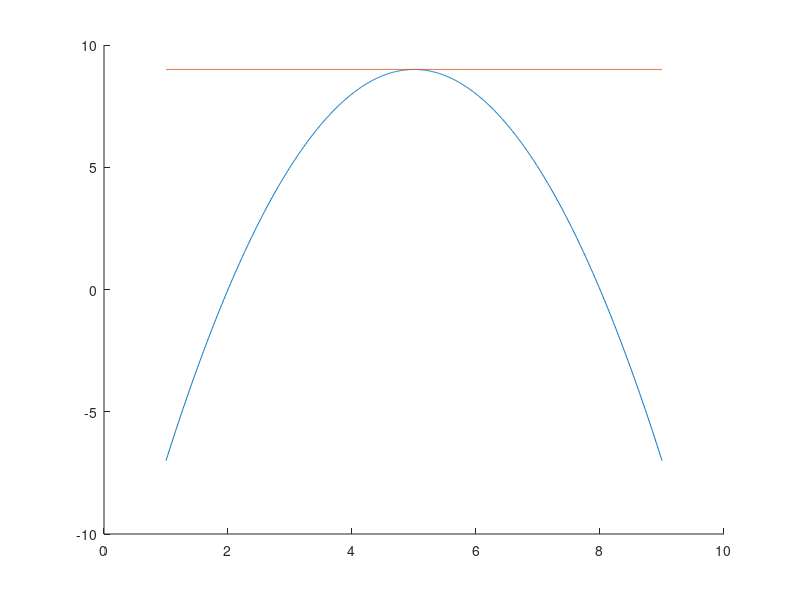

Write MATLAB code to recreate this figure.
clear all;
close all;

c = [-1 10 -16];
x = linspace(1,9,901);
fx = polyval(c,x);

x0 = 5;
df_a = polyval(polyder(c), x0);
df_b = polyval(c,x0) - df_a.*x0;
t = [df_a df_b]; 
df = polyval(t,x);

hold all;
plot(x,fx,x,df);
